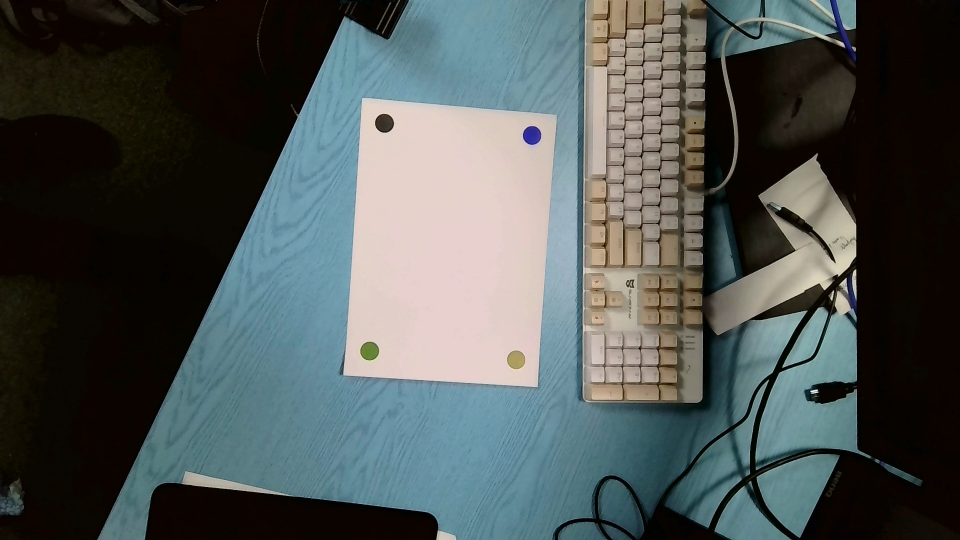
#> input picture custom/john_honey/high/B/custom_john_honey_high_B_4.jpg, 1920 x 1080 px, found by its file name (shown at 1/2 size)
$ jupyter execute --allow-errors testColorDetection.ipynb
#> lines starting #> are read from the running program, lines starting #| are printed output that depends on the picture; after the words box and inside, x2 and y2 are one past the last pixel; in counts of white or black regions, pixels touching at a corner belong together
[cell 1]
### Imports
from time import thread_time_ns
import numpy as np
from pathlib import Path
import random
import itertools
from concurrent.futures import ThreadPoolExecutor
from pathlib import Path
import cv2 as cv
from matplotlib import pyplot as plt
import numpy as np
import json
import math
import pprint
import pandas as pd
from time import thread_time_ns
from datetime import datetime
import statistics
from collections import defaultdict
import colorsys
from dataclasses import dataclass
from itertools import combinations
from math import hypot

Find the centers - our current pipeline

[cell 2]
def detection(thresholds,blob_params, gray):
    detector = cv.SimpleBlobDetector_create(blob_params)
    centers= []
    for thresh in thresholds:
        _, thresholded = cv.threshold(gray, thresh, 255, cv.THRESH_BINARY)
        keypoints = detector.detect(thresholded)
        current_centers = [(round(kp.pt[0]), round(kp.pt[1])) for kp in keypoints]
        new_centers = []
        for curr_center in current_centers:
            isNew = True
            for c in centers:
                    distance = math.dist(curr_center, c)
                    isNew = distance >= 10
                    if not isNew:
                        break
            if isNew:
                new_centers.append(curr_center)
        centers = centers + new_centers
    return centers


def blobParamFunc(minArea, minCircularity):
    params = cv.SimpleBlobDetector_Params()
    params.filterByCircularity = True
    params.minCircularity = minCircularity
    params.minArea=minArea
    params.blobColor = 0
    return params

def findCenters(file_path):
    image = cv.imread(file_path, cv.IMREAD_COLOR_RGB)
    imageBlurred = cv.medianBlur(image, 3)
    gray = cv.cvtColor(imageBlurred, cv.COLOR_RGBA2GRAY)
    thresholds = np.arange(160,190,10)
    blob_params = blobParamFunc(400, .8)
    point_list = detection(thresholds=thresholds, blob_params= blob_params, gray=gray)
    return (point_list,image)

Find the pixels around the center, block of 2xside by 2xside around that center, so side up and side down etc
side = 25, block of 50 by 50.
Return a list of pairs of the block and the x and y that it's around

Get the colors at each coordinate, and color correct them against the white that is in the corners of the image.

Clamp Function based on the Paper Programs clamping.

[cell 3]
def clamp(value, lowerbound, upperbound):
    if value < lowerbound:
        return lowerbound
    elif value > upperbound:
        return upperbound
    return value

[cell 4]
def getColorCoords(point_list, side, image):
    def getDotList(point_list, side, image):
        dot_list = []
        for pt in point_list:
            x,y= pt
            crop_img = image[clamp(y-side, 0, image.shape[0]):clamp(y+side, 0, image.shape[0]),
                             clamp(x-side, 0, image.shape[1]): clamp(x+side, 0, image.shape[1])]
            dot_list.append((crop_img, (x,y)))
        return dot_list

    dot_list = getDotList(point_list, side, image)

    colorCoords = []
    for dot_pair in dot_list:
        dot = dot_pair[0]
        # plt.imshow(dot)
        x,y = dot_pair[1]
        maxPixel = (side*2)-1
        points = [dot[0,maxPixel],dot[maxPixel,0],dot[0,maxPixel],dot[maxPixel,maxPixel]]
        baselineWhite = [max([points[i][0] for i in range(0,4)]),
                        max([points[i][1] for i in range(0,4)]),
                        max([points[i][2] for i in range(0,4)])]
        circleColor = image[y,x]
        new = [round(circleColor[0]/baselineWhite[0]*255),
               round(circleColor[1]/baselineWhite[1]*255),
               round(circleColor[2]/baselineWhite[2]*255)]
        colorCoords.append((dot_pair[1], new))
    return colorCoords

Find the dot closest to black in the dot list. Do this by converting to HSV and finding the darkest valued dot.

[cell 5]
def getBlackDot(colorCoords):
    colorCoords_hsv = []
    for c in colorCoords:
        colorCoords_hsv.append((c[0],colorsys.rgb_to_hsv(c[1][0]/255, c[1][1]/255,c[1][2]/255)))
    values = [hsv[1][2] for hsv in colorCoords_hsv]
    blackDot = (colorCoords[values.index(min(values))])
    return blackDot

Class for point manipulation.

[cell 6]
@dataclass
class Point:
    x: float = 0.0
    y: float = 0.0

    @classmethod
    def from_tuple(cls, coords):
        return cls(coords[0], coords[1])

    def as_tuple(self):
        return (self.x, self.y)

Functions for finding points and their distances between each other

[cell 7]
def bucket(value: float, size: float):
    # print(value, int(value / size))
    return int(value / size)

def euc_dist(a: Point, b: Point) -> float:
    return hypot(b.x - a.x, b.y - a.y)

def same_midpoint(pairA, pairB, threshold=20):
    # note - threshold is in pixels
    def midpoint(pair):
        a, b = pair
        return Point((b.x - a.x) / 2.0, (b.y - a.y) / 2.0)

    # compute the midpoints of each pair
    midA = midpoint(pairA)
    midB = midpoint(pairB)

    # are they the same? or rather are they some delta distant
    distance = euc_dist(midA, midB)

    return distance < threshold


def point_as_ints(point):
    return int(point[0]), int(point[1])

Gets all possible rectangles based on the points given

[cell 8]
def get_all_rects(point_list):
    pointified = [Point.from_tuple(pt) for pt in point_list]
    pairs = list(combinations(pointified, 2))
    bucketed = [bucket(round(euc_dist(a, b)), 100) for a, b in pairs]
    tally = defaultdict(list)
    for pair, dist in zip(pairs, bucketed):
        tally[dist].append(pair)
    same_distance_pairs = dict(((dist, pairs) for dist, pairs in tally.items() if len(pairs) > 1))
    all_rects = []
    for _, pairs in same_distance_pairs.items():
        pairs_of_pairs = combinations(pairs, 2)
        rects = [(p1, p2) for (p1, p2) in pairs_of_pairs if same_midpoint(p1, p2)]
        all_rects.extend(rects)
    return all_rects

Find any duplicate rectangles and get rid of them. (this happens because two sets of parellel lines, so two possible iterations of the same rectangle are often found)

[cell 9]
def checkRects(all_rects):
    checked = []
    for rect in all_rects:
        p0, p2 = rect[0]
        p1, p3 = rect[1]
        rect_point_list = [p0, p2, p1, p3]
        target = Point(0,0)
        rect_point_list.sort(key= lambda p: euc_dist(p, target))
        if rect_point_list not in checked:
            checked.append(rect_point_list)
    return checked

Orders the points (alone) clockwise from the black dot.

A function to show the rectangles found on the image given.

[cell 10]
def displayFoundRect(rect, image):
    out = image.copy()
    p0,p1,p2,p3 = convertRectToList(rect)

    cv.line(out, p0, p2, (255, 0, 0), 10)
    cv.line(out, p0, p1, (255, 0, 0), 10)
    cv.line(out, p3, p1, (255, 0, 0), 10)
    cv.line(out, p3, p2, (255, 0, 0), 10)

    plt.imshow(out)
    plt.show()

A dictionary of the RGB values of the color palette.

[cell 11]
true_colors_custom = {(253, 22, 34):'a',
                      (254, 0, 255):'b',
                      (0, 254,22): 'c',
                      (0, 132, 254): 'd',
                      (254, 170, 13): 'e',
                      (219, 79, 137): 'f',
                      (235,251, 38): 'g',
                      (0, 248, 196): 'h'}

[cell 12]
def easyConvertRGB2LUV(rgb):
        rgb1 = np.array([rgb[0], rgb[1], rgb[2]],dtype=np.uint8) # yellow
        rgb1 = rgb1.reshape((1,1,3))
        luv = cv.cvtColor(rgb1,cv.COLOR_RGB2Luv)[:,0][0]
        return (int(luv[0]), int(luv[1]), int(luv[2])) if(type(rgb)==tuple) else luv

luv_colors_custom ={}
for k, i in true_colors_custom.items():
    luv_colors_custom.update({easyConvertRGB2LUV(k): i})

[cell 13]
from PIL import Image
rgb = [202, 52, 47]
def cmykConverter(rgb):
    k = 1 - (max(rgb)/255)
    c = (1 - (rgb[0]/255)-k)/(1-k)
    m = (1 - (rgb[1]/255)-k)/(1-k)
    y = (1 - (rgb[2]/255)-k)/(1-k)
    return (round(c,3),round(m,3),round(y,3),round(k,3)) if type(rgb)==tuple else [round(c,3),round(m,3),round(y,3),round(k,3)]

cmykConverter(rgb)

[cell 14]
# [5 lines left out: function easyConvertRGB2CMYK, not called in this run]

Uses the point ordering to order the coordinates with their colors

[cell 15]
def orderedColors(checked, colorCoords, blackDot):
    def orderedPermutation(black_dot, dots):
        ## black dot has the coordinates for the black dot
        if black_dot not in dots:
            print("Black Dot Not in Dots given, something is wrong!")
        dots.remove(black_dot)
        black_dot_distances = [(math.dist(black_dot,d),d)for d in dots]
        black_dot_distances.sort(key= lambda p: p[0])
        ordered = [black_dot_distances[0][1], black_dot_distances[2][1],black_dot_distances[1][1]]
        return ordered

    def getPerm(checked, blackDot):
        for rect in checked:
            p0, p1, p2, p3 = rect
            perm_list = [p0.as_tuple(), p2.as_tuple(), p1.as_tuple(), p3.as_tuple()]
            ordered = orderedPermutation(blackDot[0], perm_list)
            return (ordered)

    ordered = getPerm(checked, blackDot)
    orderedColorCoords = []
    for i in range(len(ordered)):
        for pair in colorCoords:
            if pair[0] == ordered[i]:
                orderedColorCoords.append(pair[1])
    return orderedColorCoords

Uses dictionary of True colors to find the closest color to the given ordered color

[cell 16]
def getColorPerm(orderedColors, trueColors):
    true_colors_custom_keys = trueColors.keys()
    perm = ""
    for col in orderedColors:
        diff = 1000
        correct = ''
        for k in true_colors_custom_keys:
            # k_hsv = colorsys.rgb_to_hsv(k[0]/255, k[1]/255,k[2]/255)
            # col_hsv = colorsys.rgb_to_hsv(col[0]/255, col[1]/255,col[2]/255)
            k_cmyk = cmykConverter(k)
            col_cmyk = cmykConverter(col)
            print(f"K in cmyk is {k_cmyk}")
            print(f"Col in cmyk is {col_cmyk}")
            # [6 lines of commented-out code are left out]
            new_luv_diff= sum([abs((k_cmyk[0])-(col_cmyk[0])) ,  abs((k_cmyk[1])-(col_cmyk[1]))  , abs((k_cmyk[2])-(col_cmyk[2]))])
            print(f"The summed difference between {k_cmyk}, and {col_cmyk} is "+str(new_luv_diff) +"\n")
            if new_luv_diff < diff:
                diff = new_luv_diff
                # print(new_diff)
                correct = trueColors.get(k)
                # print(k)
                print(f"the closest correct is {correct}")
        perm += correct
    return (perm)

[cell 17]
# detection
#centers(path)

# using the centers to get the rectangles
def findRectangles(centers):
    all_rects_new= (get_all_rects(centers)) ## gets all possible rectangles
    checked = (checkRects(all_rects_new)) ## deletes duplicates
    return checked ## this is a list with sets of 4 points that represent the rectangles found

# finding out the dot colors
def findDotColors(centers,image,block_size):
    new_color_coords = getColorCoords(centers,block_size,image)
    blackDot = getBlackDot(new_color_coords)
    return (blackDot, new_color_coords)


#getting the permutation of the rectangle, based on the dot color
def findPermutsRects(checked,new_color_coords, blackDot,true_colors):
    ordered_colors = orderedColors(checked, new_color_coords, blackDot)
    return getColorPerm(ordered_colors, true_colors) # takes the order of the colors, and the dictionary and finds the closes ones.

[cell 18]
def convertRectToList(rect):
    p0, p1, p2, p3 = rect
    p0, p2, p1, p3 = p0.as_tuple(), p2.as_tuple(), p1.as_tuple(), p3.as_tuple()
    return [point_as_ints(p) for p in [p0, p2, p1, p3]]

[cell 19]
def showBlobs(new_color_coords, img,side):
    imgset = []
    for c in new_color_coords:
        x,y = c[0]
        print(c)
        imgset.append(img[clamp(y-side, 0, img.shape[0]):clamp(y+side, 0, img.shape[0]),
                             clamp(x-side, 0, img.shape[1]): clamp(x+side, 0, img.shape[1])])
    for i in range(len(imgset)):
        plt.subplot(2, 2, i+1)  # 2 rows, 2 columns, first position
        plt.imshow(imgset[i])
    raw_color = [(c[1][0]/255,c[1][1]/255,c[1][2]/255) for c in new_color_coords]
    perm = list(itertools.product([0, 1],repeat = 2))
    fig, axes = plt.subplots( 2, 2 )
    for i in range(len(perm)):
        circle1 = plt.Circle( ( .5, .5 ), .5, color = raw_color[i] )
        axes[perm[i][0],perm[i][1] ].add_patch( circle1 )

[cell 20]
def permFinder(path,block_size, true_colors):
    centers,image = findCenters(path)
    checked_rects = findRectangles(centers)
    rectPerms = {}
    for rect in checked_rects:
        displayFoundRect(rect, image)
        rect_list = convertRectToList(rect)
        black_dot, new_color_coords = findDotColors(rect_list,image,block_size)
        showBlobs(new_color_coords,image,25)
        permutation = findPermutsRects(checked_rects,new_color_coords, black_dot,true_colors)
        rectPerms.update({tuple(rect_list):permutation})
    return rectPerms, image

[cell 21]
path ="/Users/jdreiling/Desktop/puck/puck/images/custom/john_honey/high/B/custom_john_honey_high_B_4.jpg"
perm, image =(permFinder(path, block_size=25, true_colors=true_colors_custom))
#> in findCenters, image is the input picture: shape (1080, 1920, 3); mean B, G, R 83.4, 84.7, 77.8
#> in findCenters, `gray = cv.cvtColor(imageBlurred, cv.COLOR_RGBA2GRAY)`:
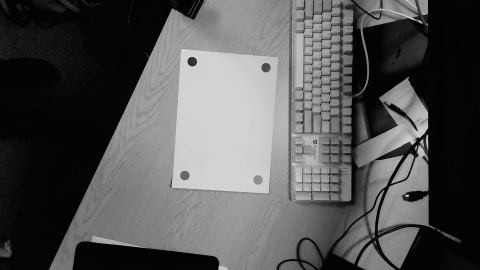
#> gray: shape (1080, 1920) (shown at 1/4 size); min 0, max 250, mean 83.5
#> the loop in detection, `for thresh in thresholds:` made 3 passes
#> pass 1, in detection, `_, thresholded = cv.threshold(gray, thresh, 255, cv.THRESH_BINARY)`:
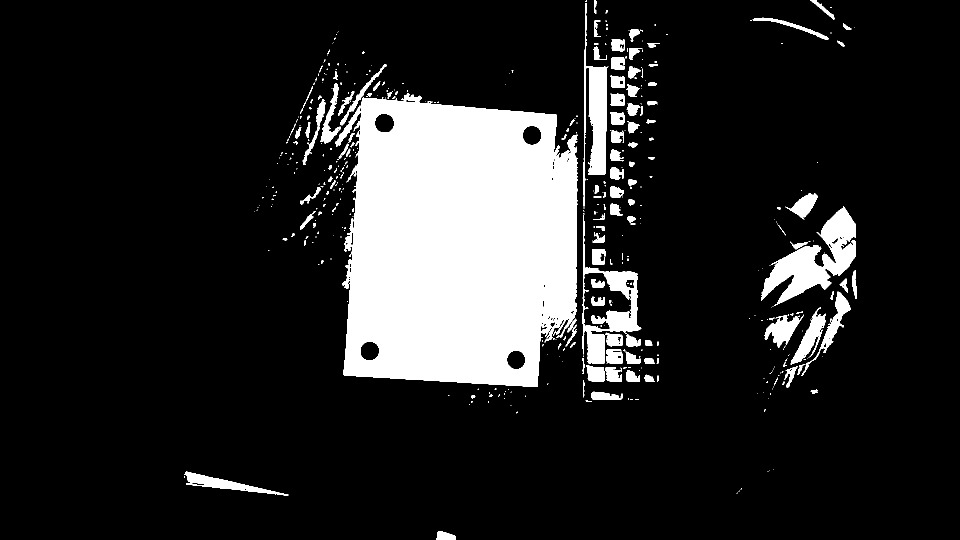
#> thresholded: shape (1080, 1920) (shown at 1/2 size); 14.7% white; 487 white regions (343 under 20 px), largest, box (x1, y1, x2, y2) and area: (670, 195, 1155, 774) 232364, (1522, 412, 1712, 612) 14459, (1165, 430, 1283, 728) 8791
#> pass 2, in detection, `_, thresholded = cv.threshold(gray, thresh, 255, cv.THRESH_BINARY)`:
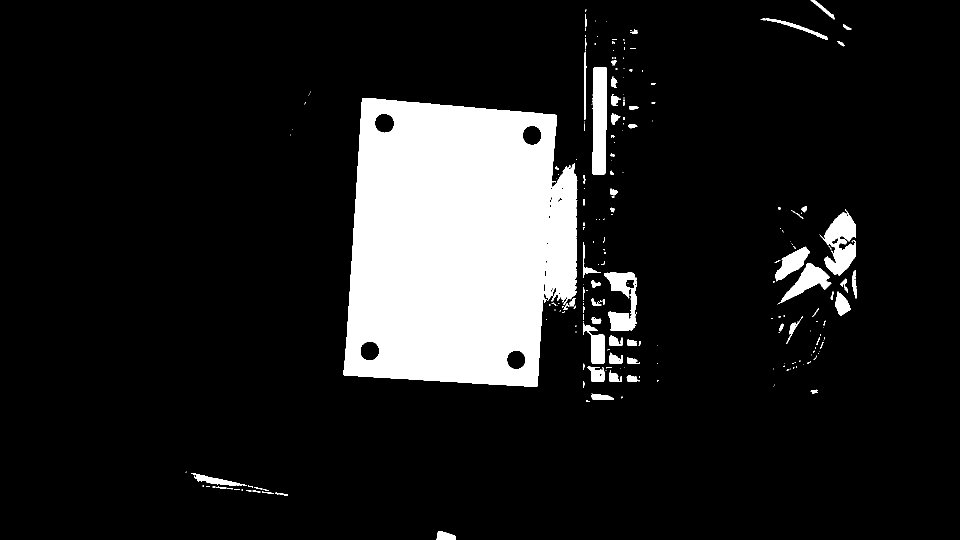
#> thresholded: shape (1080, 1920) (shown at 1/2 size); 12.4% white; 238 white regions (155 under 20 px), largest, box (x1, y1, x2, y2) and area: (687, 196, 1155, 774) 223517, (1185, 134, 1214, 349) 5752, (1639, 418, 1712, 552) 5123
#> pass 3, in detection, `_, thresholded = cv.threshold(gray, thresh, 255, cv.THRESH_BINARY)`:
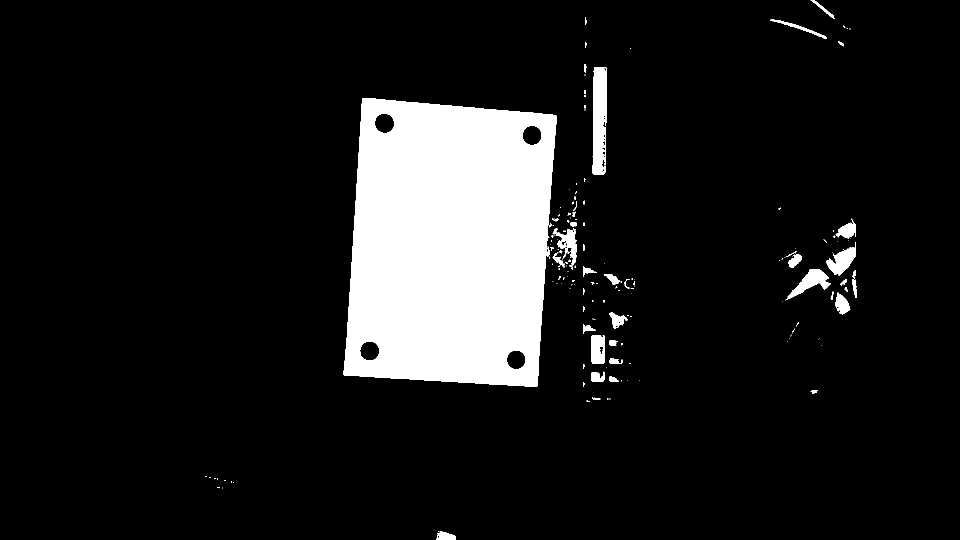
#> thresholded: shape (1080, 1920) (shown at 1/2 size); 11.1% white; 172 white regions (124 under 20 px), largest, box (x1, y1, x2, y2) and area: (687, 196, 1113, 774) 209322, (1185, 134, 1214, 349) 5354, (1570, 538, 1662, 601) 1998
#> after the loop in detection, `for thresh in thresholds:`: centers = [(1032, 719), (739, 702), (1064, 270), (769, 246)]
#> in get_all_rects, `pointified = [Point.from_tuple(pt) for pt in point_list]`: pointified = 4 items
#> in get_all_rects, `pairs = list(combinations(pointified, 2))`: pairs = 6 items
#> in get_all_rects, `bucketed = [bucket(round(euc_dist(a, b)), 100) for a, b in pairs]`: bucketed = [2, 4, 5, 5, 4, 2]
#> the loop in get_all_rects, `for pair, dist in zip(pairs, bucketed):` made 6 passes
#> dist on passes 1 to 6: 2, 4, 5, 5, 4, 2
#> in get_all_rects, `same_distance_pairs = dict(((dist, pairs) for dist, pairs in tally.ite..`: same_distance_pairs = 3 items
#> the loop in get_all_rects, `for _, pairs in same_distance_pairs.items():` made 3 passes
#> after the loop in get_all_rects, `for _, pairs in same_distance_pairs.items():`: all_rects = 2 items
#> the loop in checkRects, `for rect in all_rects:` made 2 passes
#> after the loop in checkRects, `for rect in all_rects:`: checked = 1 item
#> the loop in permFinder, `for rect in checked_rects:` made 1 pass
#> rect_list on pass 1: [(769, 246), (1064, 270), (739, 702), (1032, 719)]
#> (printed output is left out)
#> pass 1, in displayFoundRect, `plt.show()`:
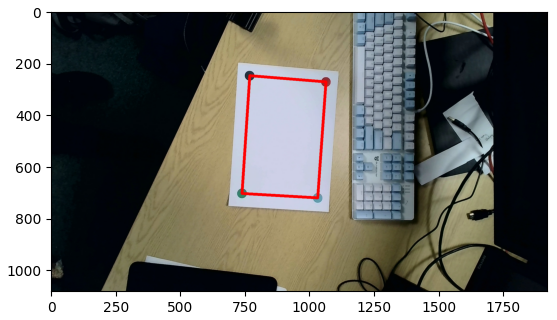
#> figure drawn by matplotlib, 1 panel; B, G, R data is drawn as R, G, B
#> after the loop in permFinder, `for rect in checked_rects:`: rectPerms = {((769, 246), (1064, 270), (739, 702), (1032, 719)): 'ahh'}
#> perm has the same summary as rectPerms in permFinder
print(perm)
#| {((769, 246), (1064, 270), (739, 702), (1032, 719)): 'ahh'}
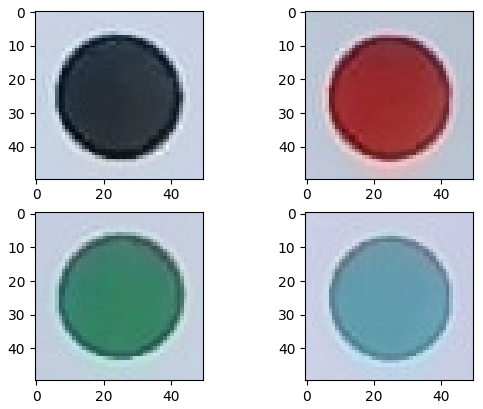
#> figure drawn by matplotlib, 4 panels
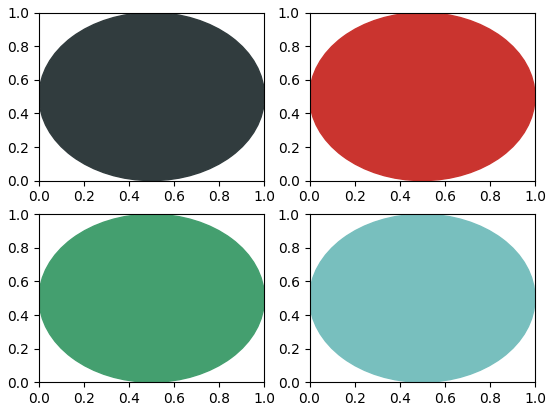
#> figure drawn by matplotlib, 4 panels
